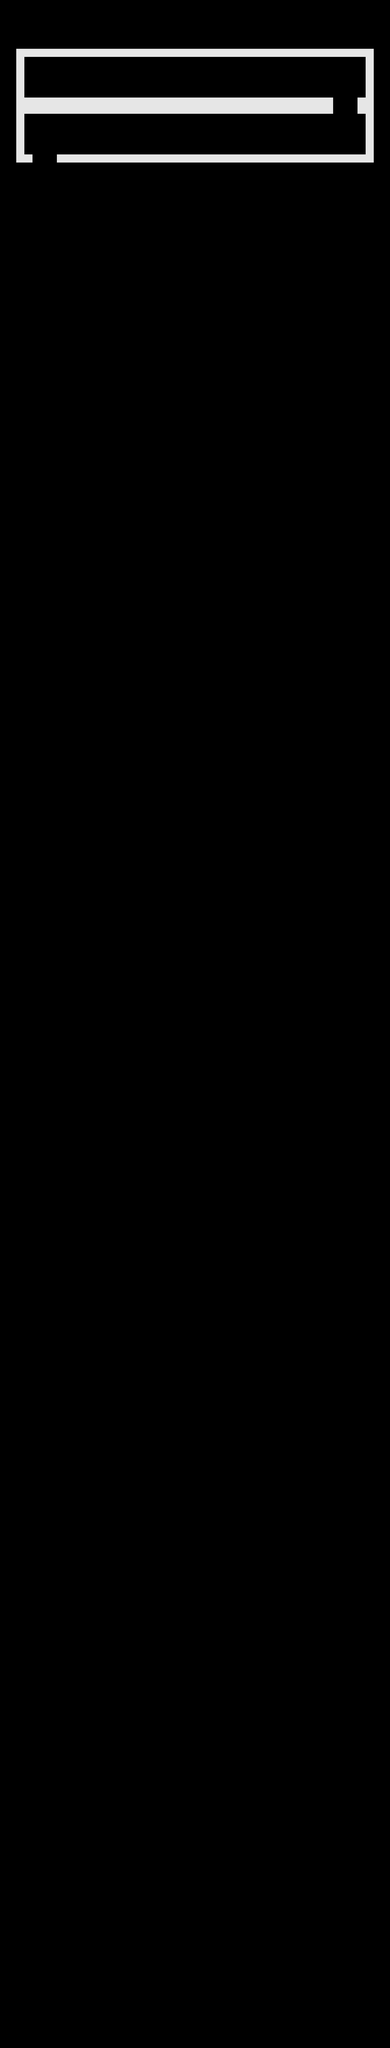

The image is a tile-based game level rendered from a .tmx file. Its description and source (layers, tilesets, objects; grid data summarised) follow:
An orthogonal 48x252 tile map with 40x40 px tiles, 1 tile layer (Collision Layer), 8 hidden layers not drawn and 2201 objects (787x Foreground Tile, 136x terms, 136x privacy, 136x credit, 105x vacuum, ...).

<map version="1.0" tiledversion="1.0.1" orientation="orthogonal" renderorder="right-down" width="48" height="252" tilewidth="40" tileheight="40" nextobjectid="7772">
 <tileset firstgid="1" name="tiles-40-40" tilewidth="40" tileheight="40" tilecount="15" columns="5">
  <image source="../demo/demo-3/assets/imgs/tiles-40-40.png" width="200" height="120" />
 </tileset>
 <layer name="Full Copy of Background" width="48" height="252" visible="0">
  <data>[12096 cells, 11856 non-empty, 10 distinct tile ids]</data>
 </layer>
 <layer name="Background" width="48" height="252" visible="0">
  <data>[12096 cells, 6192 non-empty, 10 distinct tile ids]</data>
 </layer>
 <layer name="Collision Layer" width="48" height="252">
  <data>[12096 cells, 187 non-empty, 1 distinct tile ids]</data>
 </layer>
 <layer name="Country Dropdown BG" width="48" height="252" visible="0">
  <data>[12096 cells, 11856 non-empty, 10 distinct tile ids]</data>
 </layer>
 <layer name="Payment Dropdown BG" width="48" height="252" visible="0">
  <data>[12096 cells, 10560 non-empty, 10 distinct tile ids]</data>
 </layer>
 <layer name="Country Billing Dropdown BG" width="48" height="252" visible="0">
  <data>[12096 cells, 8544 non-empty, 10 distinct tile ids]</data>
 </layer>
 <layer name="Id Type Dropdown BG" width="48" height="252" visible="0">
  <data>[12096 cells, 6528 non-empty, 10 distinct tile ids]</data>
 </layer>
 <layer name="Dropdown CL" width="48" height="252" visible="0">
  <data>[12096 cells, 327 non-empty, 1 distinct tile ids]</data>
 </layer>
 <layer name="Dropdown CLI" width="48" height="252" visible="0">
  <data>[12096 cells, 357 non-empty, 3 distinct tile ids]</data>
 </layer>
 <objectgroup name="Triggers" visible="0">
  <object id="2516" name="terms" gid="9" x="120" y="6660" width="40" height="40">
   <properties>
    <property name="field" value="terms" />
   </properties>
  </object>
  <object id="2517" name="terms" gid="9" x="160" y="6660" width="40" height="40">
   <properties>
    <property name="field" value="terms" />
   </properties>
  </object>
  <object id="2518" name="terms" gid="9" x="200" y="6660" width="40" height="40">
   <properties>
    <property name="field" value="terms" />
   </properties>
  </object>
  <object id="2519" name="terms" gid="9" x="240" y="6660" width="40" height="40">
   <properties>
    <property name="field" value="terms" />
   </properties>
  </object>
  <object id="2520" name="terms" gid="9" x="280" y="6660" width="40" height="40">
   <properties>
    <property name="field" value="terms" />
   </properties>
  </object>
  <object id="2521" name="terms" gid="9" x="320" y="6660" width="40" height="40">
   <properties>
    <property name="field" value="terms" />
   </properties>
  </object>
  <object id="2522" name="terms" gid="9" x="360" y="6660" width="40" height="40">
   <properties>
    <property name="field" value="terms" />
   </properties>
  </object>
  <object id="2523" name="terms" gid="9" x="400" y="6660" width="40" height="40">
   <properties>
    <property name="field" value="terms" />
   </properties>
  </object>
  <object id="2524" name="terms" gid="9" x="440" y="6660" width="40" height="40">
   <properties>
    <property name="field" value="terms" />
   </properties>
  </object>
  <object id="2525" name="terms" gid="9" x="480" y="6660" width="40" height="40">
   <properties>
    <property name="field" value="terms" />
   </properties>
  </object>
  <object id="2526" name="terms" gid="9" x="520" y="6660" width="40" height="40">
   <properties>
    <property name="field" value="terms" />
   </properties>
  </object>
  <object id="2527" name="terms" gid="9" x="760" y="6660" width="40" height="40">
   <properties>
    <property name="field" value="terms" />
   </properties>
  </object>
  <object id="2528" name="terms" gid="9" x="720" y="6660" width="40" height="40">
   <properties>
    <property name="field" value="terms" />
   </properties>
  </object>
  <object id="2529" name="terms" gid="9" x="960" y="6660" width="40" height="40">
   <properties>
    <property name="field" value="terms" />
   </properties>
  </object>
  <object id="2530" name="terms" gid="9" x="600" y="6660" width="40" height="40">
   <properties>
    <property name="field" value="terms" />
   </properties>
  </object>
  <object id="2531" name="terms" gid="9" x="560" y="6660" width="40" height="40">
   <properties>
    <property name="field" value="terms" />
   </properties>
  </object>
  <object id="2532" name="terms" gid="9" x="880" y="6660" width="40" height="40">
   <properties>
    <property name="field" value="terms" />
   </properties>
  </object>
  <object id="2533" name="terms" gid="9" x="840" y="6660" width="40" height="40">
   <properties>
    <property name="field" value="terms" />
   </properties>
  </object>
  <object id="2534" name="terms" gid="9" x="640" y="6660" width="40" height="40">
   <properties>
    <property name="field" value="terms" />
   </properties>
  </object>
  </objectgroup>
 <objectgroup name="Warp Down" visible="0">
  <!-- 1847 objects omitted --></objectgroup>
 <objectgroup name="Coins" visible="0">
  <!-- 1772 objects omitted --></objectgroup>
 <objectgroup name="Rollers" visible="0">
  <!-- 1462 objects omitted --></objectgroup>
 <objectgroup name="Bangs" visible="0">
  <!-- 1396 objects omitted --></objectgroup>
 <objectgroup name="Asterisks" visible="0">
  <!-- 1339 objects omitted --></objectgroup>
 <objectgroup name="Terms Asterisks" visible="0">
  <!-- 1231 objects omitted --></objectgroup>
 <objectgroup name="Privacy Asterisks" visible="0">
  <!-- 1141 objects omitted --></objectgroup>
 <objectgroup name="Credit Asterisks" visible="0">
  <!-- 1051 objects omitted --></objectgroup>
 <objectgroup name="Vacuums">
  <!-- 961 objects omitted --></objectgroup>
 <objectgroup name="Warp Up" visible="0">
  <!-- 856 objects omitted --></objectgroup>
 <objectgroup name="Foreground Tiles" visible="0">
  <!-- 787 objects omitted --></objectgroup>
</map>
<!-- 2182 of 2201 objects omitted -->
